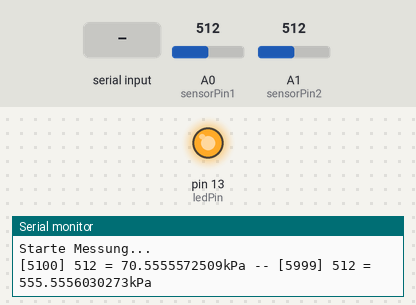
Simulated run of this sketch. Board: Arduino Uno, built with avr-gcc and run on an emulated ATmega328P. Parts: output pins drawn as LEDs (lit = HIGH), the last lines printed to the serial monitor. The test bench sets the inputs (shaded band); at power-on: A0 (sensorPin1) = 512, A1 (sensorPin2) = 512.

Above: at 2.2 s.
2.3 s: "s" received over Serial
At 5.1 s:
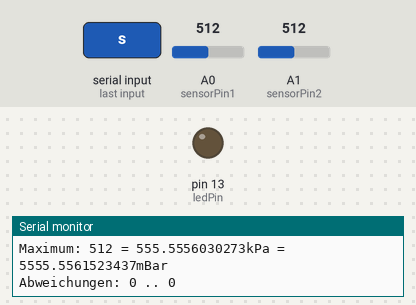
8.7 s: "r" received over Serial
Timing chart, 0 to 17.7 s (numbered marks = the images above; inputs shaded):
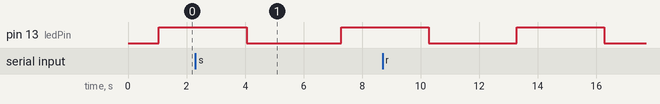

The sketch:

drucksensor.ino
```cpp
/*
  Auslesen des MKPX5100A Sensors - Ausgabe absoluter Druck - an Pin 0
  VOUT = VS (P x 0.009 - 0.095)
± (Pressure Error x Temp. Mult. x 0.009 x VS)
  P 15kPA bis 115 kPA
  Auslesen des MKPX5999D Sensors - Ausgabe absoluter Druck - an Pin 1
  VOUT = VS (P x 0.000901 + 0.2)
  P 0kPA bis 1000 kPA

*/
int sensorPin1 = A0;    // select the input pin for the potentiometer
int sensorPin2 = A1;    // select the input pin for the potentiometer
int ledPin = 13;      // select the pin for the LED
int sensorValue1;  // variable to store the value coming from the sensor
int sensorValue2;  // variable to store the value coming from the sensor
int ledstate;
int delayFact;
float pascal1, pascal2;
int mindelta;
int maxdelta;
int delta;
int minvalue1;
int maxvalue1;
int minvalue2;
int maxvalue2;
int incoming;
int lastvalue1, lastvalue2;

void setup() {
  Serial.begin(9600);
  Serial.println("Freescale MPX5100A/MPX5999D Drucksensor...");
  Serial.println("Gleichzeitige Aufnahme der Werte zweier Sensoren");

  analogReference(DEFAULT); // 5V Referenz!
  // declare the ledPin as an OUTPUT:
  pinMode(ledPin, OUTPUT);
  ledstate = HIGH;
  delayFact = 3000;
  minvalue1=1024;
  maxvalue1=-1;
  minvalue2=1024;
  maxvalue2=-1;
  mindelta=1024;
  maxdelta=-1;
  lastvalue1=-1;
  lastvalue2=-1;
  // wait while everything stabilizes.
  delay(1000);
  Serial.println("Starte Messung...");
}

void loop() {
  // read the value from the sensor:
  sensorValue1 = analogRead(sensorPin1);
  if (sensorValue1<minvalue1) minvalue1=sensorValue1;
  if (sensorValue1>maxvalue1) maxvalue1=sensorValue1;

  sensorValue2 = analogRead(sensorPin2);
  if (sensorValue2<minvalue2) minvalue2=sensorValue2;
  if (sensorValue2>maxvalue2) maxvalue2=sensorValue2;
  // Interne Auflösung des ADC: 10 bit = 2 10 = 1024
  delta = abs(sensorValue1 - sensorValue2);
  if (delta<mindelta) mindelta=delta;
  if (delta>maxdelta) maxdelta=delta;

  if ((lastvalue1 != sensorValue1) || (lastvalue2 !=sensorValue2))
  {
    pascal1 = pressure(sensorValue1, 1);
    pascal2 = pressure(sensorValue2, 2);
    Serial.print("[5100] ");
    Serial.print(sensorValue1);
    Serial.print(" = " );
    Serial.print(pascal1, DEC);
    Serial.print("kPa -- [5999] " );
    Serial.print(sensorValue2);
    Serial.print(" = " );
    Serial.print(pascal2, DEC);
    Serial.println("kPa" );
  }
  lastvalue1 = sensorValue1;
  lastvalue2 = sensorValue2;

  digitalWrite(ledPin, ledstate);
  if ( ledstate==HIGH ){ ledstate = LOW; } else { ledstate=HIGH; }
  if (Serial.available() > 0){ incoming = Serial.read(); } else { incoming=0; }
  if (incoming == 's')
   {
     Serial.println("Statistik Sensor 1:");
     Serial.print("Minimum: ");
     stat1 ( minvalue1, 1 );
     Serial.print("Maximum: ");
     stat1 ( maxvalue1, 1 );
     Serial.println("Statistik Sensor 2:");
     Serial.print("Minimum: ");
     stat1 ( minvalue2, 2 );
     Serial.print("Maximum: ");
     stat1 ( maxvalue2, 2 );
     Serial.print ("Abweichungen: ");
     Serial.print( mindelta );
     Serial.print(" .. ");
     Serial.println ( maxdelta );

   }
  else if (incoming == 'r')
   {
  minvalue1=1024;
  maxvalue1=-1;
  minvalue2=1024;
  maxvalue2=-1;
  mindelta=1024;
  maxdelta=-1;
     Serial.println("Statistik zurückgesetzt!" );
   }
  delay(delayFact);
}

float pressure ( int adcvalue, int sensorType )
{
  float res, volt, minP, maxP, vOffs, voltrange;

  if (sensorType==1)
  {
    // MPX5100A
    minP=15; maxP = 115; vOffs=0.0; voltrange = 4.5;
  }
  else
  {
    // MPX5999D
    minP=0; maxP = 1000; vOffs=0.0; voltrange = 4.5;
  };
  volt=(adcvalue / 1024.0 * 5.0) - vOffs;
  res = minP + volt / voltrange * (maxP - minP);
  return res;
}

void stat1 (int adcvalue, int sensorType)
{
  float pasc;
  float mb;
     pasc = pressure(adcvalue, sensorType);
     mb = 10 * pasc;
     Serial.print(adcvalue);
     Serial.print(" = " );
     Serial.print(pasc, DEC);
     Serial.print("kPa" );
     Serial.print(" = " );
     Serial.print(mb, DEC);
     Serial.println("mBar" );
}
```
